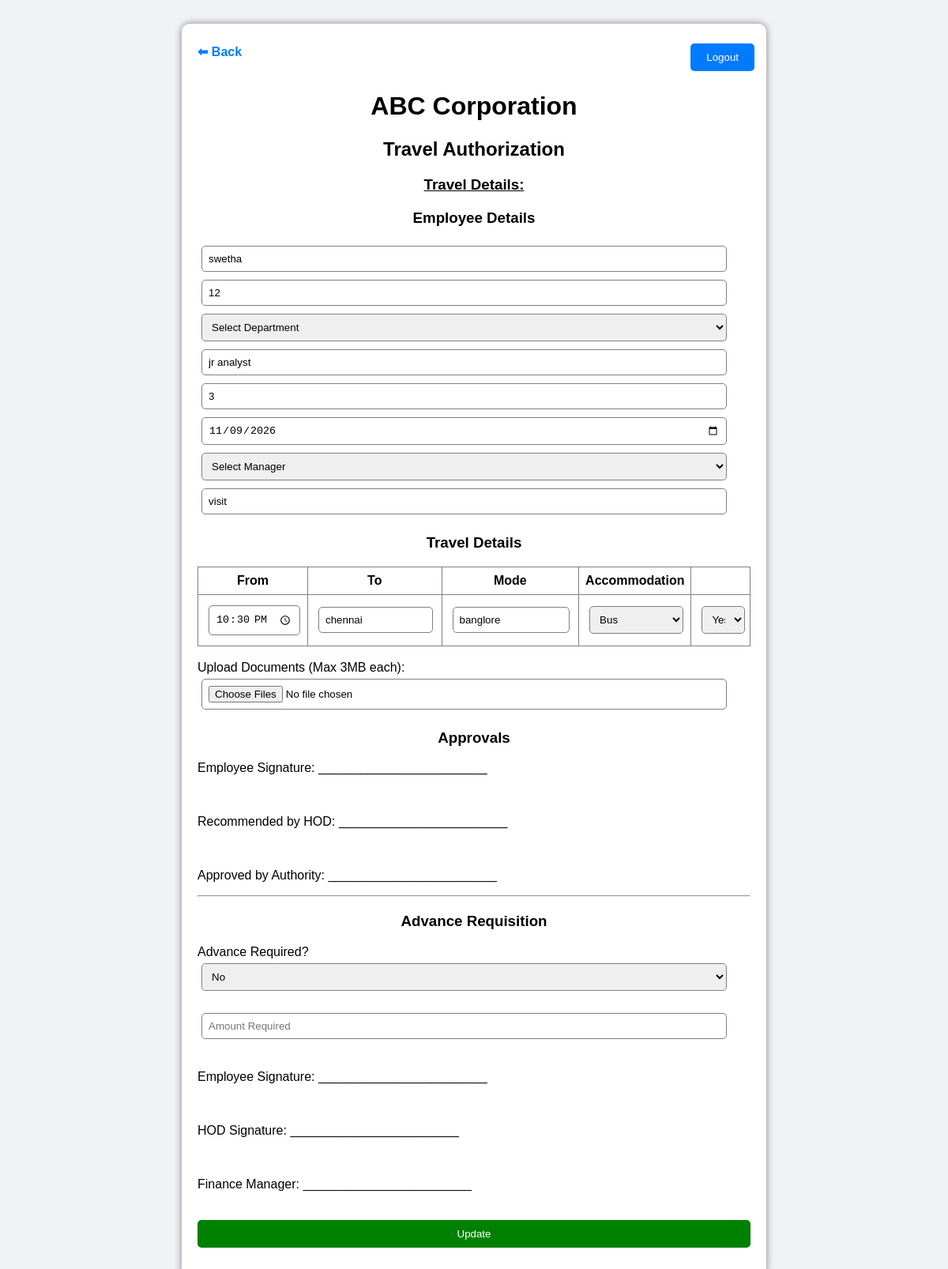
The page /PHP_Project/edit.php?id=12 (signed in) on the database its author committed.
### tables this page shows
CREATE TABLE `travel_requests` (
  `request_id` int(11) NOT NULL,
  `user_id` int(11) DEFAULT NULL,
  `name` varchar(100) DEFAULT NULL,
  `dept` varchar(50) DEFAULT NULL,
  `designation` varchar(50) DEFAULT NULL,
  `grade` varchar(20) DEFAULT NULL,
  `travel_date` date DEFAULT NULL,
  `purpose` text DEFAULT NULL,
  `created_at` timestamp NOT NULL DEFAULT current_timestamp()
);

CREATE TABLE `travel_details` (
  `detail_id` int(11) NOT NULL,
  `request_id` int(11) DEFAULT NULL,
  `time` time DEFAULT NULL,
  `from_location` varchar(100) DEFAULT NULL,
  `to_location` varchar(100) DEFAULT NULL,
  `mode` varchar(50) DEFAULT NULL,
  `accommodation` varchar(100) DEFAULT NULL
);

### PHP_Project/edit.php (the view, shortened to what this page needs)
<?php
$conn = mysqli_connect("localhost", "root", "", "login_db");
$id = $_GET['id'];
$result = mysqli_query($conn, "SELECT * FROM travel_requests WHERE request_id=$id");
$data = mysqli_fetch_assoc($result);
?>
<html>
<head>
</head>
<body>
<div class="container">
    <div style="display:flex; justify-content:space-between; align-items:center; margin-bottom:15px;">
    <div style="margin-bottom:15px;">
    <a href="javascript:history.back()"
       style="text-decoration:none; color:#007BFF; font-weight:bold;">
        ⬅ Back
    </a>
    </div>
    <a href='logout.php' style='display:inline-block; text-decoration:none;'>
            <button style='
                padding:10px 15px;
                margin:5px;
                border:none;
                border-radius:5px;
                background-color:#007BFF;
                color:white;
                cursor:pointer;
            '>Logout</button>
        </a>
    </div>
    <h1><center>ABC Corporation</center></h1>
    <h2>Travel Authorization </h2>
    <h3><u>Travel Details:</u></h3>
    <form method="post" enctype="multipart/form-data">
        <div class="section">
            <h3>Employee Details</h3>
            <input type="text" name="name" value="<?php echo $data['name']; ?>" readonly>
            <input type="text" name="id" value="<?php echo $data['request_id']; ?>" readonly>
            <div class="form-group">
                <select name="dept" required >
                    <option value="">Select Department</option>
                </select>
            </div>
            <input type="text" name="designation" value="<?php echo $data['designation']; ?>" placeholder="Designation" required>
            <input type="text" name="grade" value="<?php echo $data['grade']; ?>" placeholder="Grade" required>
            <input type="date" name="date" value="<?php echo $data['travel_date']; ?>" required>
            <div class="form-group">
                <select name="manager" required >
                    <option value="">Select Manager</option>
                </select>
            </div>
            <input type="text" name="purpose" value="<?php echo $data['purpose']; ?>" placeholder="Purpose of Travel" required>
        </div>
        <div class="section">
            <h3>Travel Details</h3>
            <table>
                <tr>
                    <th>From</th>
                    <th>To</th>
                    <th>Mode</th>
                    <th>Accommodation</th>
                </tr>
                <?php
                $travel_q = mysqli_query($conn, "SELECT * FROM travel_details WHERE request_id=$id");
                while ($t = mysqli_fetch_assoc($travel_q)) {
                ?>
                <tr>
                    <td><input type="time" name="time[]" value="<?php echo $t['time']; ?>"></td>
                    <td><input type="text" name="from[]" value="<?php echo $t['from_location']; ?>"></td>
                    <td><input type="text" name="to[]" value="<?php echo $t['to_location']; ?>"></td>
                    <td>
                        <select name="mode[]">
                            <option <?php if($t['mode']=="Bus") echo "selected"; ?>>Bus</option>
                        </select>
                    </td>
                    <td>
                        <select name="accommodation[]">
                            <option <?php if($t['accommodation']=="Yes") echo "selected"; ?>>Yes</option>
                        </select>
                    </td>
                </tr>
                <?php } ?>
            </table>
        </div>
        <br>
        <div class="form-group">
            <label>Upload Documents (Max 3MB each):</label>
            <input type="file" name="documents[]" multiple>
        </div>
        <div class="section">
            <h3>Approvals</h3>
            <p>Employee Signature: ________________________</p><br>
            <p>Recommended by HOD: ________________________</p><br>
            <p>Approved by Authority: ________________________</p>
        </div>
        <hr>
        <div class="section">
            <h3>Advance Requisition</h3>
            <label>Advance Required?</label><br>
            <select>
                <option>No</option>
            </select><br><br>
            <input type="text" placeholder="Amount Required"><br><br>
            <p>Employee Signature: ________________________</p><br>
            <p>HOD Signature: ________________________</p><br>
            <p>Finance Manager: ________________________</p>
        </div>
        <button type="submit" name="submit">Update</button>
    </form>
</div>
</body>
</html>

### PHP_Project/edit.php (style rules this page uses)
body { font-family: Arial; background-color: #f0f2f5; }
.container { width: 700px; margin: 30px auto; background: white; padding: 20px; border-radius: 10px; box-shadow: 0 0 10px gray; }
h2, h3 { text-align: center; }
input, select { width: 95%; padding: 8px; margin: 5px; border-radius: 5px; border: 1px solid gray; }
table { width: 100%; border-collapse: collapse; margin-top: 10px; }
table, th, td { border: 1px solid gray; }
th, td { padding: 8px; text-align: center; }
.section { margin-top: 20px; }
button { padding: 10px; width: 100%; background-color: green; color: white; border: none; border-radius: 5px; margin-top: 20px; cursor: pointer; }

### rows shown on the page
travel_requests: name "swetha", id "12", designation "jr analyst", grade "3", date "11/09/2026", purpose "visit"
travel_details: time "22:30:00", from_location "chennai", to_location "banglore", mode "Bus", accommodation "Yes"
